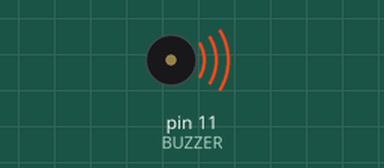
Bench run of a sketch on a simulated Arduino Uno, built with avr-gcc and run on an emulated ATmega328P. Parts: buzzer (waves = sounding).

Above: at 0.2 s.
At 11.7 s:
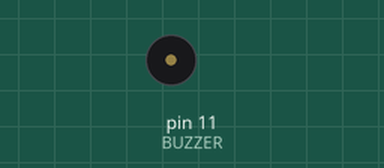
Timing chart, 0 to 13.0 s (numbered marks = the images above):
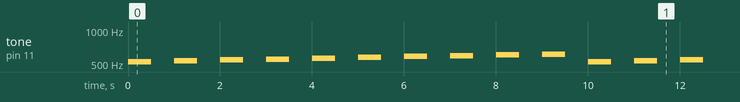

The sketch:

act_4_buzzer.ino
```cpp
#define BUZZER 11

void setup() {
  pinMode(BUZZER, OUTPUT);
}

void loop() {
  unsigned long note = 523.25;
  for (int i = 0; i < 10; i++) {
    tone(BUZZER, note);  // C5 note
    note += 10;
    delay(500);
    noTone(BUZZER);
    delay(500);
  }
}
```
